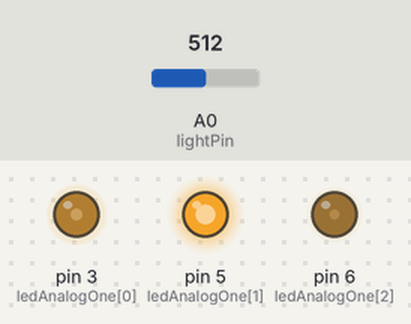
The sketch below on a simulated Arduino Uno, built with avr-gcc and run on an emulated ATmega328P. Parts: output pins drawn as LEDs (lit = HIGH). Inputs (shaded band) come from the test bench; at power-on: A0 (lightPin) = 512.

Above: at 1.2 s.
1.3 s: A0 (lightPin) set to 716
At 2.2 s:
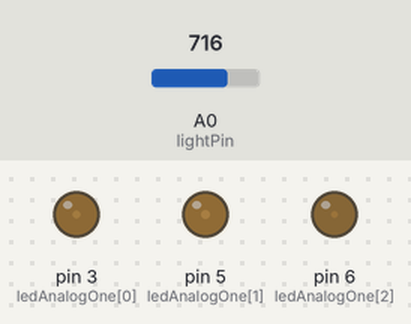
2.8 s: A0 (lightPin) set to 900
At 3.4 s:
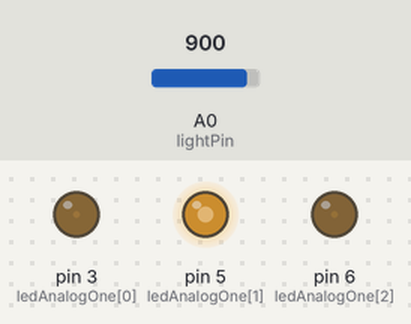
4.3 s: A0 (lightPin) set to 1023
At 5.5 s:
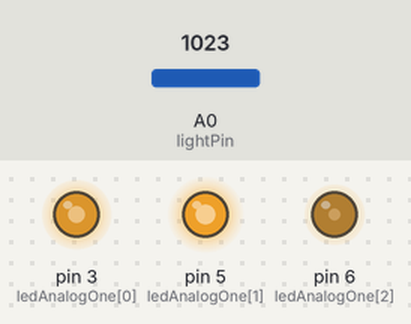
5.8 s: A0 (lightPin) set to 122
At 6.9 s:
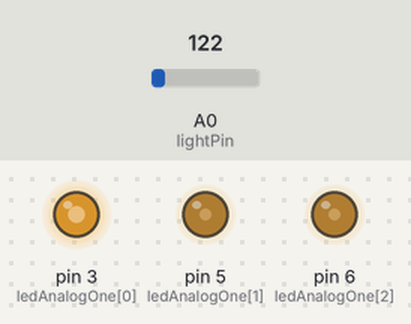
7.3 s: A0 (lightPin) set to 0
At 8.0 s:
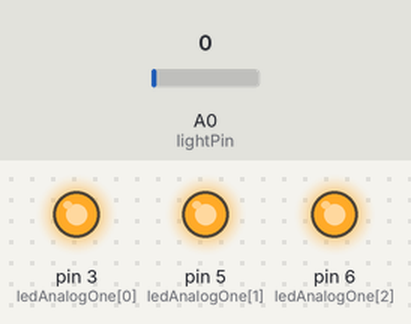
Timing chart, 0 to 9.8 s (numbered marks = the images above; inputs shaded):
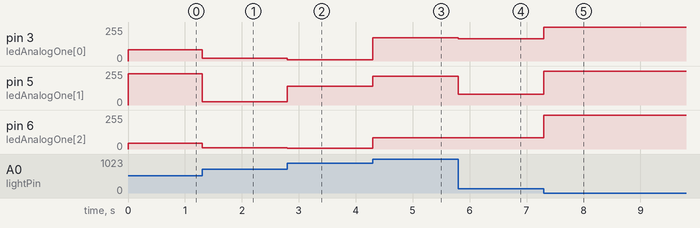

Measured:
- after the input at 1.3 s, pin 3 (ledAnalogOne[0]): 85/255 → 19/255 at once; pin 5 (ledAnalogOne[1]): 235/255 → 24/255 at once; pin 6 (ledAnalogOne[2]): 42/255 → 9/255 at once
- after the input at 2.8 s, pin 3 (ledAnalogOne[0]): 19/255 → 9/255 at once; pin 5 (ledAnalogOne[1]): 24/255 → 140/255 at once; pin 6 (ledAnalogOne[2]): 9/255 → 4/255 at once
- after the input at 4.3 s, pin 3 (ledAnalogOne[0]): 9/255 → 173/255 at once; pin 5 (ledAnalogOne[1]): 140/255 → 217/255 at once; pin 6 (ledAnalogOne[2]): 4/255 → 86/255 at once
- after the input at 5.8 s, pin 3 (ledAnalogOne[0]): 173/255 → 167/255 at once; pin 5 (ledAnalogOne[1]): 217/255 → 81/255 at once; pin 6 (ledAnalogOne[2]): 86/255 → 83/255 at once
- after the input at 7.3 s, pin 3 (ledAnalogOne[0]): 167/255 → 255/255 at once; pin 5 (ledAnalogOne[1]): 81/255 → 255/255 at once; pin 6 (ledAnalogOne[2]): 83/255 → 255/255 at once

The sketch:

shadowStrobe.ino
```cpp
int lightPin = A0;
int ledAnalogOne[] = {3, 5, 6}; //the three pins of the first analog LED 3 = redPin, 5 = greenPin, 6 = bluePin
                                //These pins must be PWM

//Defined Colors (different RGB (red, green, blue) values for colors
//(to add your own ie. fuscia experiment and then add to the list)
const byte RED[] = {255, 0, 0};
const byte ORANGE[] = {83, 4, 0};
const byte YELLOW[] = {255, 255, 0};
const byte GREEN[] = {0, 255, 0};
const byte BLUE[] = {0, 0, 255};
const byte INDIGO[] = {4, 0, 19};
const byte VIOLET[] = {23, 0, 22};
const byte CYAN[] = {0, 255, 255};
const byte MAGENTA[] = {255, 0, 255};
const byte WHITE[] = {255, 255, 255};
const byte BLACK[] = {0, 0, 0};
const byte PINK[] = {158, 4, 79};

void setup(){
  for(int i = 0; i < 3; i++){
   pinMode(ledAnalogOne[i], OUTPUT);   //Set the three LED pins as outputs
  }
  setColor(ledAnalogOne, BLACK);       //Turn off led
}

void loop(){
  int lightLevel = analogRead(lightPin)*5; //Read the
                                          // lightlevel
 lightLevel = map(lightLevel, 0, 900, 0, 255);//change map from 900 to 255

  byte tempColor[] = {lightLevel*2,lightLevel*2.5,lightLevel}; //the RGB (red, gren blue) value for a color to display
  setColor(ledAnalogOne, tempColor);
}


/* Sets the color of the LED to any RGB Value
   led - (int array of three values defining the LEDs pins (led[0] = redPin, led[1] = greenPin, led[2] = bluePin))
   color - (byte array of three values defing an RGB color to display (color[0] = new Red value, color[1] = new Green value, color[2] = new Red value
*/

void setColor(int* led, byte* color){
 for(int i = 0; i < 3; i++){             //iterate through each of the three pins (red green blue)
   analogWrite(led[i], 255 - color[i]);  //set the analog output value of each pin to the input value (ie led[0] (red pin) to 255- color[0] (red input color)
                                         //we use 255 - the value because our RGB LED is common anode, this means a color is full on when we output analogWrite(pin, 0)
                                         //and off when we output analogWrite(pin, 255).
 }
}

/* A version of setColor that takes a predefined color (neccesary to allow const int pre-defined colors */
void setColor(int* led, const byte* color){
 byte tempByte[] = {color[0], color[1], color[2]};
 setColor(led, tempByte);
}

/* Fades the LED from a start color to an end color at fadeSpeed
   led - (int array of three values defining the LEDs pins (led[0] = redPin, led[1] = greenPin, led[2] = bluePin))
   startCcolor - (byte array of three values defing the start RGB color (startColor[0] = start Red value, startColor[1] = start Green value, startColor[2] = start Red value
   endCcolor - (byte array of three values defing the finished RGB color (endColor[0] = end Red value, endColor[1] = end Green value, endColor[2] = end Red value
   fadeSpeed - this is the delay in milliseconds between steps, defines the speed of the fade
*/
void fadeToColor(int* led, byte* startColor, byte* endColor, int fadeSpeed){
  int changeRed = endColor[0] - startColor[0];                            //the difference in the two colors for the red channel
  int changeGreen = endColor[1] - startColor[1];                          //the difference in the two colors for the green channel
  int changeBlue = endColor[2] - startColor[2];                           //the difference in the two colors for the blue channel
  int steps = max(abs(changeRed),max(abs(changeGreen), abs(changeBlue))); //make the number of change steps the maximum channel change

  for(int i = 0 ; i < steps; i++){                                        //iterate for the channel with the maximum change
   byte newRed = startColor[0] + (i * changeRed / steps);                 //the newRed intensity dependant on the start intensity and the change determined above
   byte newGreen = startColor[1] + (i * changeGreen / steps);             //the newGreen intensity
   byte newBlue = startColor[2] + (i * changeBlue / steps);               //the newBlue intensity
   byte newColor[] = {newRed, newGreen, newBlue};                         //Define an RGB color array for the new color
   setColor(led, newColor);                                               //Set the LED to the calculated value
   delay(fadeSpeed);                                                      //Delay fadeSpeed milliseconds before going on to the next color
  }
  setColor(led, endColor);                                                //The LED should be at the endColor but set to endColor to avoid rounding errors
}

/* A version of fadeToColor that takes predefined colors (neccesary to allow const int pre-defined colors */
void fadeToColor(int* led, const byte* startColor, const byte* endColor, int fadeSpeed){
  byte tempByte1[] = {startColor[0], startColor[1], startColor[2]};
   byte tempByte2[] = {endColor[0], endColor[1], endColor[2]};
   fadeToColor(led, tempByte1, tempByte2, fadeSpeed);
}
```
